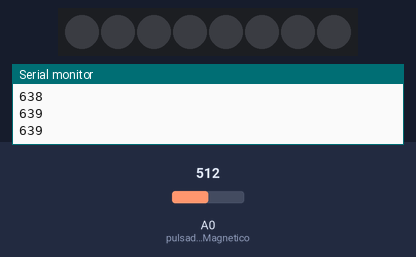
Bench run of a sketch on a simulated Arduino Uno, built with avr-gcc and run on an emulated ATmega328P. Shown: 8 RGB LEDs in strip order, left to right, the last lines printed to the serial monitor. The test bench sets the inputs (shaded band); at power-on: A0 (pulsadorMagnetico) = 512. The strip is taken to match the declared colour order; random numbers use the default seed unless the sketch sets one.

Above: at 1.2 s.
1.3 s: A0 (pulsadorMagnetico) set to 900
At 4.2 s:
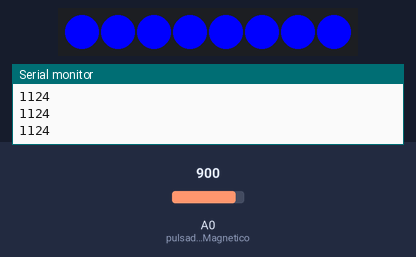
4.3 s: A0 (pulsadorMagnetico) set to 809
6.3 s: A0 (pulsadorMagnetico) set to 790
At 6.81 s:
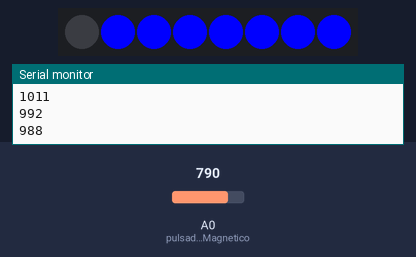
9.3 s: A0 (pulsadorMagnetico) set to 1010
At 10.14 s:
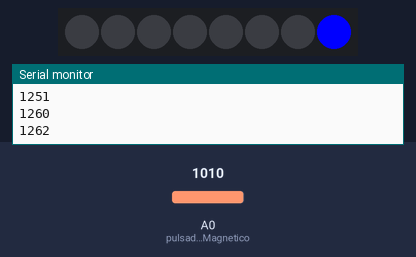
Timing chart, 0 to 13.3 s (numbered marks = the images above; inputs shaded):
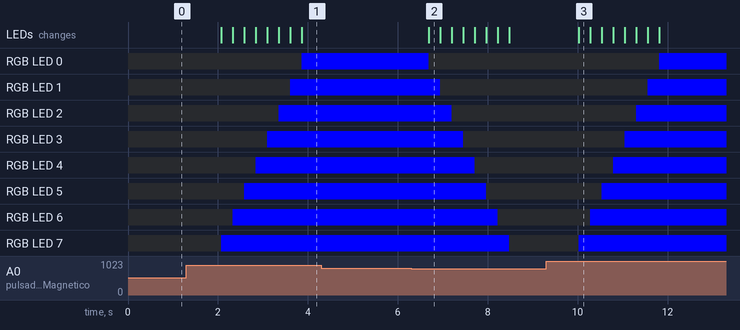

Measured:
- the behaviour switches between 800 and 799 on A0 (pulsadorMagnetico) (found by bisection; images 1 and 2)
- after the input at 1.3 s, RGB LED 0: off → RGB(0, 0, 255) after 2.6 s; RGB LED 1: off → RGB(0, 0, 255) after 2.3 s; RGB LED 2: off → RGB(0, 0, 255) after 2.1 s; RGB LED 3: off → RGB(0, 0, 255) after 1.8 s; RGB LED 4: off → RGB(0, 0, 255) after 1.5 s; the LEDs: first change after 0.77 s (image 1 shows a later state)
- after the input at 6.3 s, RGB LED 0: RGB(0, 0, 255) → off after 0.38 s; RGB LED 1: RGB(0, 0, 255) → off after 0.64 s; RGB LED 2: RGB(0, 0, 255) → off after 0.90 s; RGB LED 3: RGB(0, 0, 255) → off after 1.2 s; RGB LED 4: RGB(0, 0, 255) → off after 1.4 s; the LEDs: change after 0.38 s (image 2)
- after the input at 9.3 s, RGB LED 0: off → RGB(0, 0, 255) after 2.5 s; RGB LED 1: off → RGB(0, 0, 255) after 2.3 s; RGB LED 2: off → RGB(0, 0, 255) after 2.0 s; RGB LED 3: off → RGB(0, 0, 255) after 1.7 s; RGB LED 4: off → RGB(0, 0, 255) after 1.5 s; the LEDs: change after 0.72 s (image 3)

The sketch:

neoPixel_arduino.ino
```cpp
#include <Adafruit_NeoPixel.h>
#define PIN 6

// Parameter 1 = number of pixels in strip
// Parameter 2 = pin number (most are valid)
// Parameter 3 = pixel type flags, add together as needed:
//   NEO_KHZ800  800 KHz bitstream (most NeoPixel products w/WS2812 LEDs)
//   NEO_KHZ400  400 KHz (classic 'v1' (not v2) FLORA pixels, WS2811 drivers)
//   NEO_GRB     Pixels are wired for GRB bitstream (most NeoPixel products)
//   NEO_RGB     Pixels are wired for RGB bitstream (v1 FLORA pixels, not v2)
Adafruit_NeoPixel strip = Adafruit_NeoPixel(8, PIN, NEO_RGB + NEO_KHZ800);

float pulsadorMagnetico = A0;
int lecturasPulsador = 0;
void setup() {
  // put your setup code here, to run once:
  pinMode(pulsadorMagnetico, INPUT);
  strip.begin();
  strip.show(); // Initialize all pixels to 'off'
  Serial.begin(9600);
}

void loop() {
  // put your main code here, to run repeatedly:

  for (int i = 0; i < 5; i++)
  {
    int lecturaPulsador = analogRead(pulsadorMagnetico);
    lecturasPulsador = lecturaPulsador + lecturasPulsador;
  }
  lecturasPulsador = lecturasPulsador / 5;
  Serial.println(lecturasPulsador);
  delay(5);
  while (lecturasPulsador > 1000) {

    for (int i = 8; i >= 0; i--) {

      for (int j = 0; j < 5; j++)
      {
        int lecturaPulsador = analogRead(pulsadorMagnetico);
        lecturasPulsador = lecturaPulsador + lecturasPulsador;
      }
      lecturasPulsador = lecturasPulsador / 5;
      Serial.println(lecturasPulsador);
      delay(5);
      strip.setPixelColor(i, strip.Color(0, 0, 255, random(255)));

      strip.show();

      delay(250);

      if (lecturasPulsador < 1000) {
        i = 0;
      }


    }
  }
  while (lecturasPulsador < 1000) {

    for (int i = 0; i < 8; i++) {

      for (int j = 0; j < 5; j++)
      {
        int lecturaPulsador = analogRead(pulsadorMagnetico);
        lecturasPulsador = lecturaPulsador + lecturasPulsador;
      }
      lecturasPulsador = lecturasPulsador / 5;
      Serial.println(lecturasPulsador);
      delay(5);
      strip.setPixelColor(i, strip.Color(0, 0, 0));

      strip.show();

      delay(250);
      if (lecturasPulsador > 1000) {
        i = 8;
      }
    }
  }

}
```
